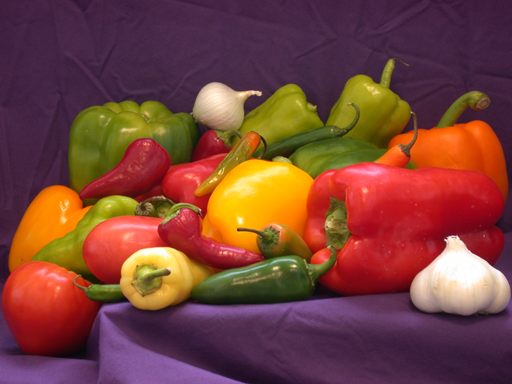
#> input picture Ex_5/peppers.png, 512 x 384 px
$ jupyter execute --allow-errors Exercise_05_Jan.ipynb
#> lines starting #> are read from the running program, lines starting #| are printed output that depends on the picture; long printed decimals are rounded
# Exercise 5 - Image analysis and compression

[cell 1]
#loading a few python modules used for image processing, io and plotting

import numpy as np
import numpy.matlib
from matplotlib import pyplot as plt
from scipy import ndimage
from scipy import misc
from scipy import fftpack
import skimage
import imageio

from ipywidgets import interact, interactive, fixed, interact_manual
import ipywidgets as widgets

from accum import accum

from skimage.transform import resize
# for 16 bit PNG support in imageio if needed, imageio.plugins.freeimage.download() might need to be run once per system (or exr/hdr/pgm/ppm support)

[cell 2]
# Load our favorite test image
peppersImg = imageio.imread('peppers.png')
#> peppersImg is the input picture: shape (384, 512, 3); mean R, G, B 120.8, 66.4, 57.6
peppersImg = np.float64( peppersImg ) / 255

# Create standard 75% color bars with the width of the peppers image and the following height:
bars_and_gradient_height = 64

colorBar75vals = np.array([[[0, 0, 0], [0, 0, 1], [1, 0, 0], [1, 0, 1], [0, 1, 0], [0, 1, 1], [1, 1, 0], [1, 1, 1]]]) * 0.75
colorBar75 = np.tile( colorBar75vals, (bars_and_gradient_height*np.int32(np.size(peppersImg,1)/np.size(colorBar75vals,1)), 1, 1) )
colorBar75 = np.reshape( colorBar75, (64,np.size(peppersImg,1),3), order='F' ) #R colorBar75 = # Your code here

# Create a gradient from 0...1 with the width of the peppers image and the same height as the color bars
gradient = np.tile( np.reshape( np.linspace(0,1,np.size(peppersImg,1)), (1,np.size(peppersImg,1)) )[:,:,np.newaxis], (bars_and_gradient_height, 1, 3) ) #R gradient = # Your code here

# Debug shapes to see if they fit
print( peppersImg.shape )
#| (384, 512, 3)
print( colorBar75.shape )
#| (64, 512, 3)
print( gradient.shape )
#| (64, 512, 3)

[cell 3]
# Concatenate and show Image
plt.subplot(1,2,1)
img = np.concatenate( ( peppersImg, colorBar75, gradient), axis=0 )
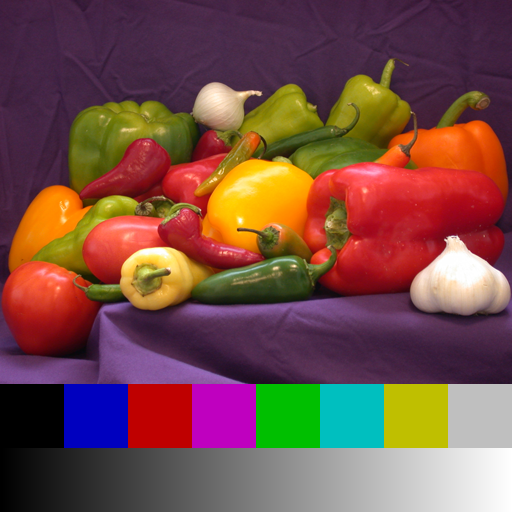
#> img: shape (512, 512, 3) float64; mean R, G, B 0.465, 0.305, 0.279
plt.imshow( img );
plt.title("Your Image")
plt.subplot(1,2,2)
plt.imshow( plt.imread( "exercise_05_results_for_reference/peppers_bar_gradient.png" ), interpolation = 'catrom' );
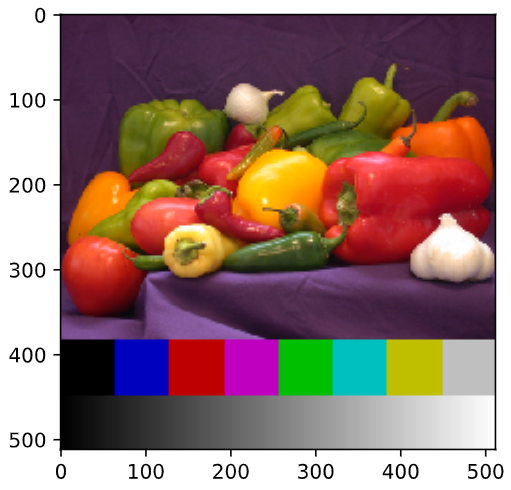
#> input picture Ex_5/exercise_05_results_for_reference/peppers_bar_gradient.png, 511 x 490 px
plt.title("Reference Image\nwith color bars\nand gradient");

## 5.1 Histogram

Histograms are useful to see the distribution of code values between blacks, mid tones and highlights and to eliminate color casts. They can also be used to detect reduced quantization.

[cell 4]
# Finish the function `calculateHistogramm` by looping over all bins and not using the Python histogram functions.
def calculateHistogramm(img, bins = 256, minval = 0.0, maxval = 1.0):
#> called with bins = 256, minval = 0, maxval = 1
    data = img.copy()#R # Your code here
    #R # Your code here
    data = (data - minval) / (maxval - minval)#R # Your code here
    data[data < 0.0] = -1000#R # Your code here
    data[data > 1.0] = -1000#R # Your code here
    data = np.floor(data * bins)#R # Your code here
#R # Your code here
    result = np.zeros((bins))#R # Your code here
    for i in range(bins):#R # Your code here
        result[i] = np.sum(data == i)#R # Your code here
#> after the loop, result = 256 values, max 60289 at index 0, min 192 at index 255, mean 3025
#R # Your code here
    return result
    # The result vector is a 1D-vector with the siye of the number of bins containing the number of pixel values that fall into this bin.

[cell 5]
# Apply the ASC-CDL grading controls from 4.2 to get an intuition how the histogram behaves.
#R # Your code here
#R # Your code here
#R # Your code here
#R # Your code here
gradedImg = img #R gradedImg = # Your code here

pepper_hist = calculateHistogramm( gradedImg )
#> pepper_hist has the same summary as result in calculateHistogramm
hist_range  = np.arange(0, pepper_hist.shape[0])
#> hist_range = 256 values from 0 to 255

plt.figure(figsize=(20,5))
plt.subplot(2,2,(1,3))
plt.imshow( gradedImg )
plt.subplot(2,2,2)
img = np.concatenate( ( peppersImg, colorBar75, gradient), axis=0 )
plt.bar(hist_range, pepper_hist);
plt.title("Your Histogram")
plt.subplot(2,2,4)
plt.imshow( plt.imread( "exercise_05_results_for_reference/histogram.png" ), interpolation = 'catrom' );
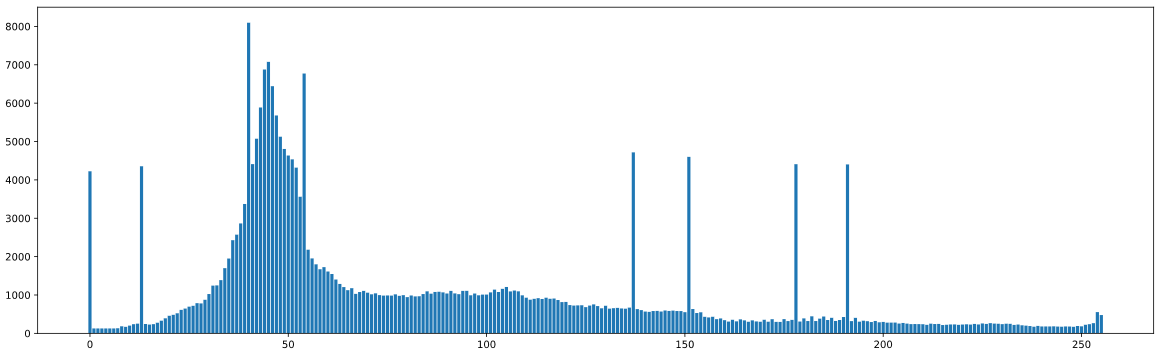
#> input picture Ex_5/exercise_05_results_for_reference/histogram.png, 2323 x 704 px (shown at 1/2 size)
plt.axis('off')
plt.title("Reference Histogram if no grading is applied");
#> figure, not shown here; panel 2: tallest bar 60289 high, from x = -0.4 to 0.4

[cell 6]
# Play with the histogram resolution to detect that peppers.png seems to be 8 bits.
# Increasing the number of bins is one way to do this, but setting minval and maxval to appropriate numbers may be more clever.
n_bins = 512#R # Your code here
hist_range  = np.arange(0, n_bins)#R # Your code here
f = plt.figure(figsize=(20, 6)) #R # Your code here
a = f.subplots() #R # Your code here
color = ['red', 'green', 'blue'] #R # Your code here
for i in range(3): #R # Your code here
    pepper_hist = calculateHistogramm(img[..., i], bins=n_bins) #R # Your code here
    a.bar(hist_range, pepper_hist, color=color[i]) #R # Your code here
plt.show() #R # Your code here
#> figure, not shown here; tallest bar 27201 high, from x = -0.4 to 0.4

[cell 7]
# Try to hide the fact that peppers.png is only 8bits by resizing it.
# What may be a better choice than resizing? Would this solve visible quantization artifacts in the image?
pepper_hist = calculateHistogramm(img[:,:,2], minval=0.3, maxval=0.5) #R # Your code here
#> in calculateHistogramm (call 5), `data[data > 1.0] = -1000#R`:
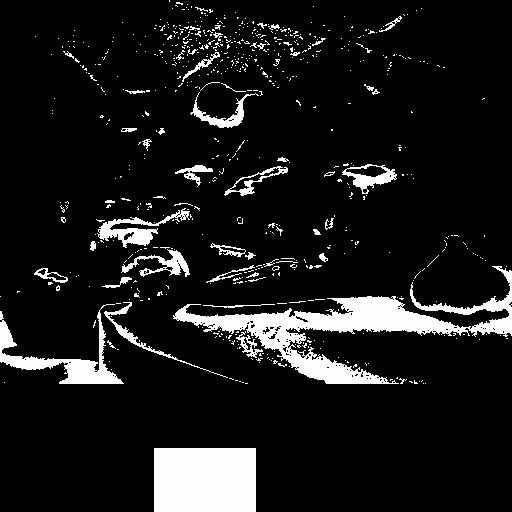
#> data: shape (512, 512) float64; min -1000, max 0.995, mean -898.8; drawn with min black and max white
#> after the loop in calculateHistogramm (call 5), `for i in range(bins):#R`: result = 256 values, max 1755 at index 2, min 0 at index 0, mean 103.6
#> pepper_hist has the same summary as result in calculateHistogramm
hist_range  = np.arange(0, pepper_hist.shape[0]) #R # Your code here
plt.figure(figsize=(15,5)) #R # Your code here
plt.bar(hist_range, pepper_hist); #R # Your code here

img_scaled = resize(img, (520,520))

pepper_hist = calculateHistogramm(img_scaled[:,:,2], minval=0.3, maxval=0.5 ) #R # Your code here
#> in calculateHistogramm (call 6), `data[data > 1.0] = -1000#R`:
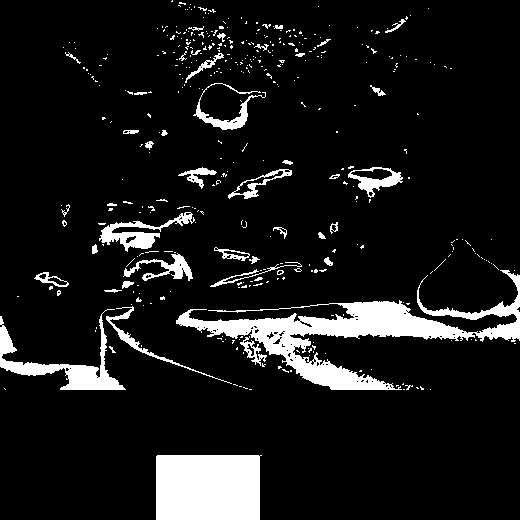
#> data: shape (520, 520) float64; min -1000, max 1, mean -900.4; drawn with min black and max white
#> after the loop in calculateHistogramm (call 6), `for i in range(bins):#R`: result = 256 values, max 449 at index 0, min 31 at index 197, mean 105.2
#> pepper_hist has the same summary as result in calculateHistogramm
hist_range  = np.arange(0, pepper_hist.shape[0]) #R # Your code here
fig = plt.figure(figsize=(15,5)) #R # Your code here
ax = fig.subplots() #R # Your code here
ax.bar(hist_range, pepper_hist) #R # Your code here
ax.set_yscale('log') #R # Your code here

img.shape
#> Out = (512, 512, 3)
#> figure, not shown here; tallest bar 1755 high, from x = 1.6 to 2.4
#> figure, not shown here; tallest bar 449 high, from x = -0.4 to 0.4

[cell 8]
pepper_hist = calculateHistogramm(img[:,:,2], minval=0.3, maxval=0.4 ) #R # Your code here
#> pepper_hist = 256 values, max 1755 at index 5, min 0 at index 0, mean 68.68
hist_range  = np.arange(0, pepper_hist.shape[0]) #R # Your code here
plt.figure(figsize=(15,5)) #R # Your code here
plt.bar(hist_range, pepper_hist); #R # Your code here

img_noise = img + np.random.randn( img.shape[0], img.shape[1], img.shape[2] ) / 255

pepper_hist = calculateHistogramm(img_noise[:,:,2], minval=0.3, maxval=0.4 ) #R # Your code here
#> pepper_hist = 256 values, max 217 at index 3, min 23 at index 178, mean 69.88
hist_range  = np.arange(0, pepper_hist.shape[0]) #R # Your code here
fig = plt.figure(figsize=(15,5)) #R # Your code here
ax = fig.subplots() #R # Your code here
ax.bar(hist_range, pepper_hist) #R # Your code here
ax.set_yscale('log') #R # Your code here

img.shape
#> Out = (512, 512, 3)
#> figure, not shown here; tallest bar 1755 high, from x = 4.6 to 5.4
#> figure, not shown here; tallest bar 217 high, from x = 2.6 to 3.4

## 5.2 Waveform

A waveform monitor can be thought as being histogram per column, but the height of the histogram bar is now shown as pixel intensity.

[cell 9]
# Finish the function `calculateWaveform`.
def calculateWaveform(img, bins = 256, luma = False, minval = 0.0, maxval = 1.0):
#> called with bins = 256, luma = False, minval = 0, maxval = 1
    if not (luma and img.ndim == 3) and not (not luma and img.ndim >= 2 and img.ndim <= 3):
        raise Exception('Invalid input dimensions or luma conversion requested on 2D image')

    data = img.copy()
    if luma and len(data.shape) == 3:
        data = 0.2126 * img[..., 0] + 0.7152 * img[..., 1] + 0.0722 * img[..., 2]
    luma = data.ndim == 2 # in case a 2D image has been imported
#> luma = False

    data = (data - minval) / (maxval - minval)
    data[data < 0.0] = 0.0
    data[data > 1.0] = 1.0
    data = np.floor(data * (bins - 0.000001))
#> data: shape (512, 512, 3) float64

    dimensions = (bins, data.shape[1])
#> dimensions = (256, 512)
    if not luma:
        dimensions = (dimensions[0], dimensions[1], data.shape[2])
#> dimensions = (256, 512, 3)

    result = np.zeros(dimensions)
    for i in range(bins):
        result[i, ...] = np.sum(data == i, axis=0)
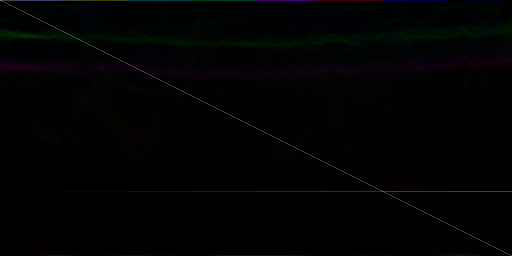
#> result: shape (256, 512, 3) float64; mean R, G, B 2, 2, 2
    result = np.log(result + 1) / np.log(bins)

    return np.flip(result, 0)
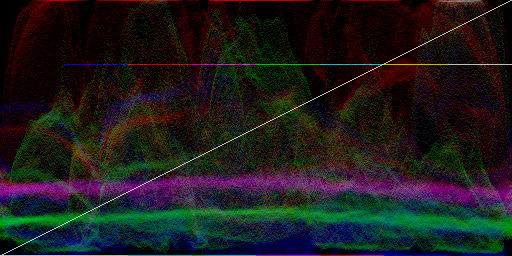
#> returned value: shape (256, 512, 3) float64; mean of channels 0, 1, 2 0.113, 0.107, 0.102; drawn as R, G, B

[cell 10]
# Apply the grading controls from 4.2 and get an intuition how the waveform behaves.
#R # Your code here
#R # Your code here
#R # Your code here
#R # Your code here
gradedImg = img #R gradedImg = # Your code here

wf = calculateWaveform(gradedImg, bins=256)
plt.subplot(1,2,1)
plt.imshow( np.concatenate( ( gradedImg, wf), axis=0 ) );
plt.title("Your image");
plt.subplot(1,2,2)
plt.imshow( plt.imread( "exercise_05_results_for_reference/img_and_waveform.png" ), interpolation = 'catrom' );
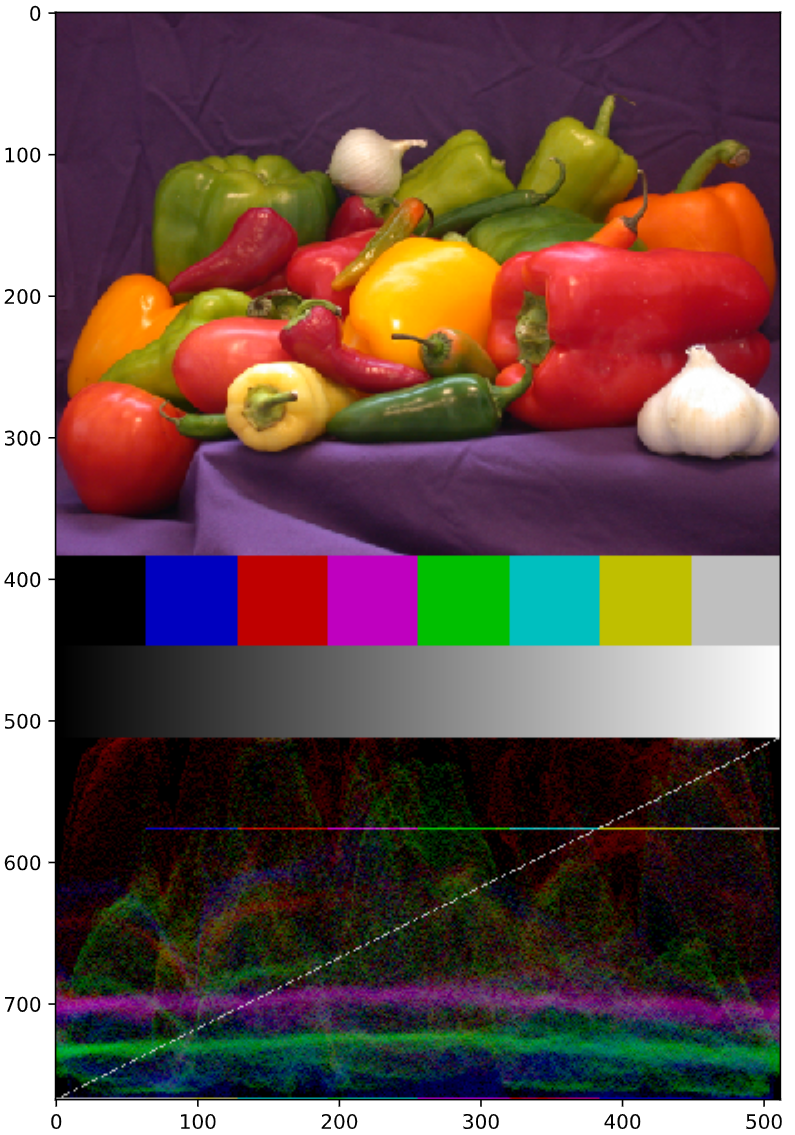
#> input picture Ex_5/exercise_05_results_for_reference/img_and_waveform.png, 795 x 1135 px
plt.axis('off')
plt.title("Reference Image and Waveform\nif no grading is applied");
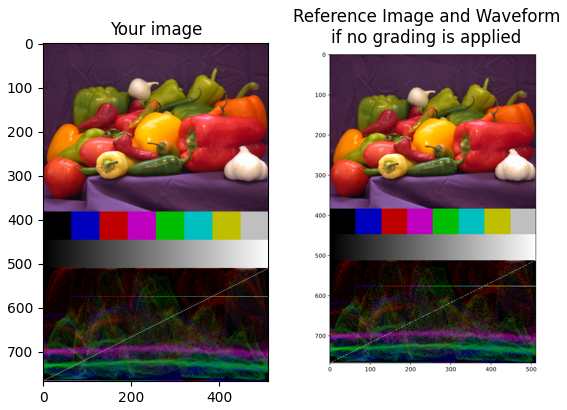
#> figure drawn by matplotlib, 2 panels

[cell 11]
# Change the bins to 512. How can you detect limited tonal resolution using a waveform? Did you already observe this in grading?
wf = calculateWaveform(gradedImg, bins=512)
#> call 2 of calculateWaveform, with bins = 512, luma = False, minval = 0, maxval = 1
#> after the loop in calculateWaveform (call 2), `for i in range(bins):`:
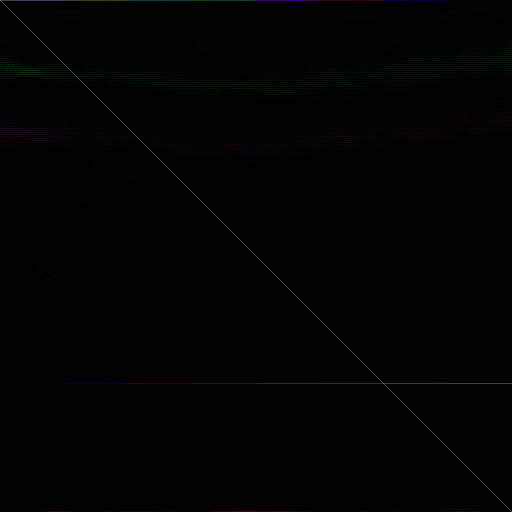
#> result: shape (512, 512, 3) float64; mean R, G, B 1, 1, 1
# plt.figure(figsize=(10,20)) # You may need to enlarge the plot to see the effect...
plt.imshow( np.concatenate( ( gradedImg, wf), axis=0 ) );

## 5.3 Vectorscope
Colorist often use the vectorscope to adjust color balance.

[cell 12]
# Finish the function `calculateVectorscope`.
# Hint: For calculating the 2D histogram ‘accum’ will be much faster compared to two loops
def calculateVectorscope(img, bins=256):
    if img.ndim < 2 or img.shape[-1] != 3:
        raise Exception('Invalid input size')

    RGB2YCbCr709Mx = np.array([[0.2126, -0.114572, 0.5], [0.7152, -0.385428, -0.454153], [0.0722, 0.5, -0.045847]])
    data = img.reshape(-1, 3)
    data = np.matmul(data, RGB2YCbCr709Mx)

    data = data + 0.5
    data[data < 0.0] = 0.0
    data[data > 1.0] = 1.0
    data = np.uint32(np.floor(data * (bins - 0.000001)))

    result = accum(data[:,1:], np.ones((data.shape[0])), size=(bins, bins))
    result = np.swapaxes(result, 0, 1)
    return np.flip(result, axis=0)

[cell 13]
# Add some noise to the image before feeding it into the vectorscope so that the color bars do not only end up at the same pixel position.
noise_img = img + (np.random.randn(img.shape[0], img.shape[1], 3) - 0.5) / 256

#> (the rest of this cell did not finish here and is left out)

[cell 14]
# Apply the grading controls from 4.2 and get an intuition how the vectorscope behaves. Especially try saturation
#R # Your code here
#R # Your code here
#R # Your code here
#R # Your code here
gradedImg = img #R gradedImg = # Your code here
#R gradedImg = # Your code here
#> (the rest of this cell did not finish here and is left out)

plt.figure(figsize=(15,10))#R gradedImg = # Your code here
plt.imshow(np.log2(foo + 1) / np.log2(np.amax( foo ) + 1), cmap='gray', vmin=0, vmax=1.0)#R gradedImg = # Your code here

## 5.4 Decorelation Color Space/perception

The lower spatial resolution of the human visual system for color compared to achromatic structures can be exploited by storing color with less spatial resolution compared to luminance. This process is called color subsampling.

**How to transform R’G’B’ signals to be able to apply color subsampling? Luma and chroma need to be separated!**

* Transform the image `ct_kiste.jpg` from sRGB to Rec.709 Y’CbCr and back to sRGB. Hint: Search for the original Rec.709 specification https://www.itu.int/rec/R-REC-BT.709-6-201506-I/en.
* Apply a Gaussian blur filter with different radius in Y’ in the Rec.709 Y’CbCr domain.
* Apply a Gaussian blur filter with different radius in Cb and Cr in the Rec.709 Y’CbCr domain.
* What maximum Gaussian blur radius is acceptable in Y’ what maximum radius is acceptable in CbCr?
* Give at least two examples why subsampling should only be used in image distribution but not in image acquisition and contribution.

[cell 15]
def applyColorMatrix(values, mat):
    tmp = values.reshape(-1, 3)
    tmp = np.matmul(tmp, mat)
    return np.reshape(tmp, values.shape)

[cell 16]
RGB2YCbCr709Mx = np.array([[0.2126, -0.114572, 0.5], [0.7152, -0.385428, -0.454153], [0.0722, 0.5, -0.045847]])
YCbCr2RGB709Mx = np.linalg.inv(RGB2YCbCr709Mx)

[cell 17]
ycbcr = applyColorMatrix(img, RGB2YCbCr709Mx)

ycbcr[:,:,0] = ndimage.gaussian_filter(ycbcr[:,:,0], 0.2)
ycbcr[:,:,1] = ndimage.gaussian_filter(ycbcr[:,:,1], 2.5)
ycbcr[:,:,2] = ndimage.gaussian_filter(ycbcr[:,:,2], 2.5)

plt.figure(figsize=(15, 20))
plt.imshow(applyColorMatrix(ycbcr, YCbCr2RGB709Mx));

## 5.5 Image compression

How can we reduce image file size without reducing spatial or tonal resolution? By reducing quantization in frequency domain instead of spatial domain.
* Read peppers.png and convert to 0…1 domain.
* Calculate luma for the peppers image and plot this image.
* Convert each 8x8 block of this image to frequency domain using the MATLAB functions ‘blockproc’ and ‘dct2’.
* Plot the image in frequency domain.
* Convert back to spatial domain using blockproc again and idct2.
* Make sure there are no roundtrip errors by subtracting the original image from the reconstructed image. The mean absolute difference should be below 10-14.
* We will use the JPEG quantization matrix as supplied in the .m file and a QP of 2.7 to reduce the energy of the high frequency DCT coefficients. Perform an elementwise multiplication of each block of the image in frequency domain by the quantization matrix.
* The supplied code helps you to find the needed maximum bits needed to encode each block position for this image. You should end up with a number below 64 bits per block.
* Now let’s decode again. First multiply each block position by the quantization matrix to rescale these values again.
* Convert back from frequency domain to spatial domain.
* Plot original image, DCT image and reconstructed image.
* Alternatively quantize the original image to 1bit per pixel get down to 64 bits per block.
* Scale the image to half the horizontal and vertical size to be able to spend 4 bits per pixel.
* Scale the image to the exact size so that each pixel can use 8bits, but the needed file size stays the same as for the images that only used 64 bits per block.

[cell 18]
luma = applyColorMatrix(img, RGB2YCbCr709Mx)[:,:, 0]

[cell 19]
def odct2(a):
    return fftpack.dct(fftpack.dct(a, axis=0, norm='ortho' ), axis=1, norm='ortho')
def idct2(a):
    return fftpack.idct(fftpack.idct(a, axis=0 , norm='ortho'), axis=1 , norm='ortho')

def blockProc(data, blockfunc):
    result = np.zeros(data.shape)

    #for y in range(data.shape[0]//8):  ## Umbauen auf range(0, dct_image.shape[0], 8)
    #    for x in range(data.shape[1]//8):
    for y in range(0, data.shape[0], 8):
        for x in range(0, data.shape[1], 8):
            block = data[y:y+8, x:x+8]
            block = blockfunc(block)
            result[y:y+8, x:x+8] = block

    return result

[cell 20]
dct_img = blockProc(luma, odct2)
plt.figure(figsize=(15, 15))
plt.imshow(dct_img, cmap='gray');

[cell 21]
idct_img = blockProc(dct_img, idct2)
plt.figure(figsize=(15, 15))
plt.imshow(dct_img, cmap='gray');

[cell 22]
diff = luma - idct_img
print(np.amin(diff), np.amax(diff))
#| -8.881784197001252e-16 4.440892098500626e-16

[cell 23]
qMatrix = np.array([[16,  11,  10,  16,  24,   40,   51,   61],
                    [12,  12,  14,  19,  26,   58,   60,   55],
                    [14,  13,  16,  24,  40,   57,   69,   56],
                    [14,  17,  22,  29,  51,   87,   80,   62],
                    [18,  22,  37,  56,  68,  109,  103,   77],
                    [24,  35,  55,  64,  81,  104,  113,   92],
                    [49,  64,  78,  87, 103,  121,  120,  101],
                    [72,  92,  95,  98, 112,  100,  103,   99]])
qp = 2.7
qmat_q = qMatrix * qp
qmat_q

[cell 24]
dct_qm = blockProc(luma, lambda x : np.divide(odct2(x), qmat_q))
plt.figure(figsize=(15, 15))
plt.imshow(dct_qm, cmap='gray');

[cell 25]
# round and quantize
dct_rounded = np.round(dct_qm * 255) / 255

idct_qm = blockProc(dct_rounded, lambda x : idct2(np.multiply(x, qmat_q)))
plt.figure(figsize=(15, 15))
plt.imshow(idct_qm, cmap='gray');

[cell 26]
diff = idct_qm - luma
print(np.amin(diff), np.amax(diff))
#| -0.219 0.323
